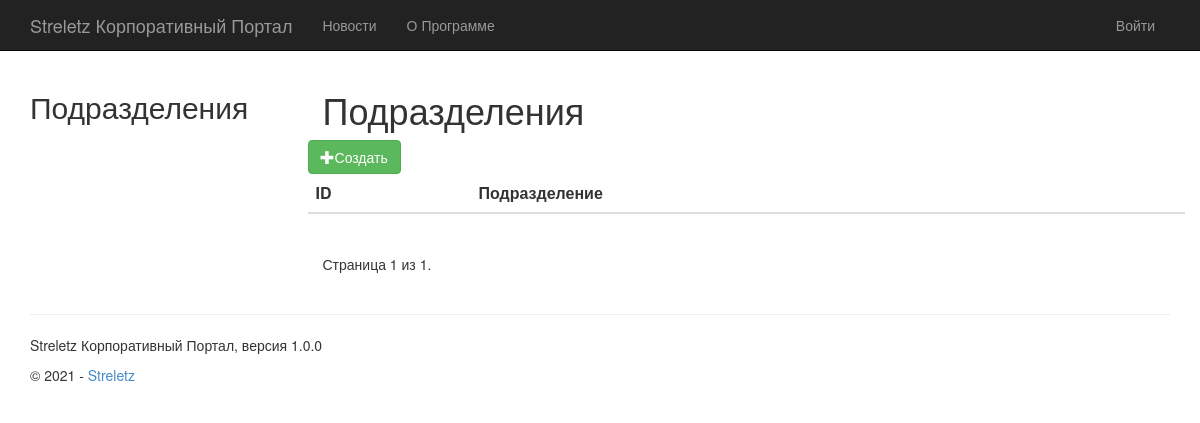
/adminpanel/department, run on an earlier commit of the app's database.
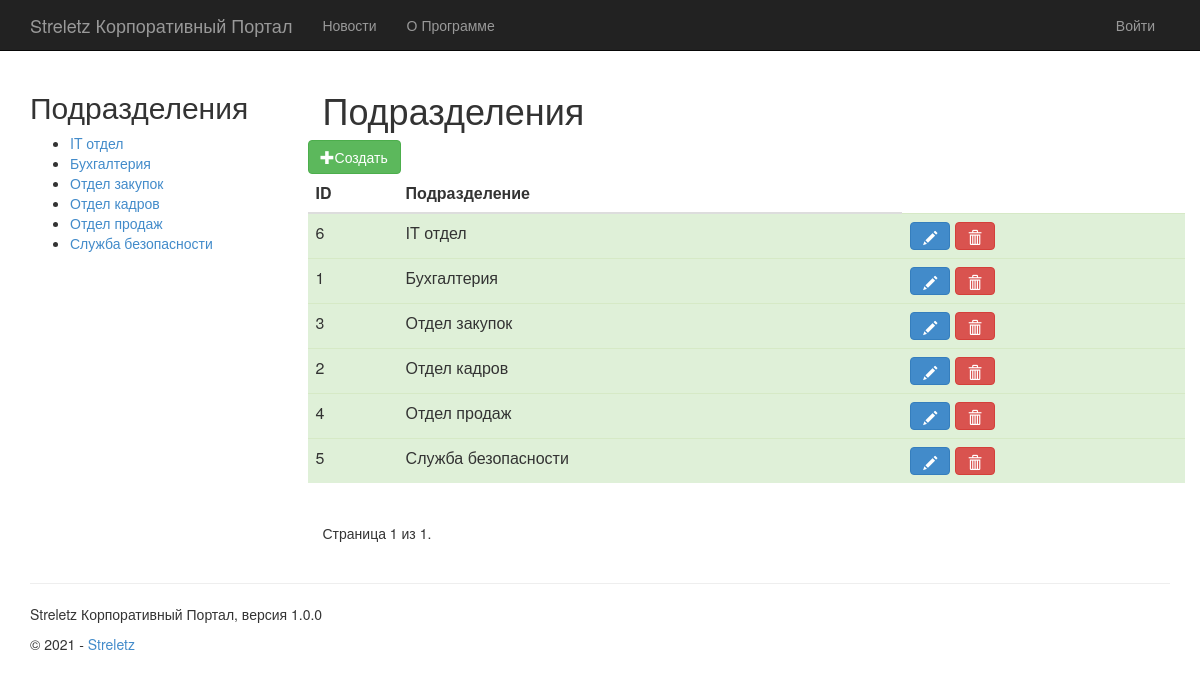
And on a later commit of the database.
### app/models.py (models this page shows, shortened)
class Department(models.Model):
    name = models.CharField(max_length=255, unique=True, verbose_name="Название")
    description = models.TextField(null=True, verbose_name="Описание")
    class Meta:
        verbose_name = "Подразделение"
        verbose_name_plural = "Подразделения"

### app/adminpanel/department/views.py (the view)
# urls.py: path('adminpanel/department', admin_department_views.DepartmentListView.as_view(), name='departments'),
class DepartmentListView(ListView):
    title = 'Подразделения'
    model = Department
    template_name = 'adminpanel/departments/index.html'
    context_object_name = 'departments'
    ordering = ['name']
    paginate_by = settings.APP_ADMINPANEL_PAGINATE_BY
    def get_context_data(self, **kwargs):
        ctx = super(DepartmentListView, self).get_context_data(**kwargs)
        ctx['title'] = self.title
        ctx['app_name'] = APP_NAME
        ctx['version'] = VERSION
        ctx['year'] = YEAR
        return ctx

### app/ui_modules/department_menu.py (called while the page is built)
@register.inclusion_tag(
    '../templates/app/ui_modules/department_menu.html')
def department_menu():
    departments = Department.objects.all().order_by('name')
    return {'departments': departments}

### app/templates/adminpanel/departments/index.html (shortened to what this page needs)
﻿{% extends "app/layout.html" %}
{% block content %}
    <div class="row">
        <div class="col-md-12">
            <h1>Подразделения</h1>
        </div>
    </div>
    <div class="row">
        <a class="btn btn-success" href="{% url 'create_department' %}"><span class="glyphicon glyphicon-plus"></span>Создать</a>
    </div>
    <div class="row">
        <table class="table table-hover">
            <thead>
            <tr>
                <th scope="col">ID</th>
                <th scope="col">Подразделение</th>
            </tr>
            </thead>
            <tbody>
            {% for d in departments %}
                <tr class='success'>
                    <td>{{ d.id }}</td>
                    <td>{{ d.name }}</td>
                    <td>
                        <a class="btn btn-primary" href="{% url 'edit_department' id=d.id %}"><span
                                class="glyphicon glyphicon-pencil"></span></a>
                        <a class="btn btn-danger" href="{% url 'delete_department' id=d.id %}"><span
                                class="glyphicon glyphicon-trash"></span></a>
                    </td>
                </tr>
            {% endfor %}
            </tbody>
        </table>
    </div>
    <div class="pagination">
    <span class="step-links">
        <span class="current">
            Страница {{ page_obj.number }} из {{ page_obj.paginator.num_pages }}.
        </span>
    </span>
    </div>
{% endblock %}

### app/templates/app/layout.html (shortened to what this page needs)
﻿<!DOCTYPE html>
<html>
<head>
    {% load static %}
    <link rel="stylesheet" type="text/css" href="{% static 'app/content/bootstrap.min.css' %}"/>
    <link rel="stylesheet" type="text/css" href="{% static 'app/content/site.css' %}"/>
</head>
<body>
<div class="navbar navbar-inverse navbar-fixed-top">
    <div class="container">
        <div class="navbar-header">
            <a href="/" class="navbar-brand">{{ app_name }}</a>
        </div>
        <div class="navbar-collapse collapse">
            <ul class="nav navbar-nav">
                <li><a href="{% url 'post_content' %}">Новости</a></li>
                <li><a href="{% url 'about' %}">О Программе</a></li>
            </ul>
            {% include 'app/loginpartial.html' %}
        </div>
    </div>
</div>
{% load department_menu %}
<div class="container body-content">
    <div class="row">
        <div class="col-md-3">
            <div class="row">
                <div class="col-md-12">{% department_menu %} </div>
            </div>
        </div>
        <div class="col-md-9">
            {% block content %}{% endblock %}
        </div>
    </div>
    <hr/>
    <footer>
        <p>{{ app_name }}, версия {{ version }}</p>
        <p>&copy; {{ year }} - <a href="http://streletzcoder.ru/">Streletz</a></p>
    </footer>
</div>
</body>
</html>

### app/templates/app/loginpartial.html
{% if user.is_authenticated %}
<form id="logoutForm" action="/logout/" method="post" class="navbar-right">
    {% csrf_token %}
    <ul class="nav navbar-nav navbar-right">
        <li><span class="navbar-brand">Hello {{ user.username }}!</span></li>
        <li><a href="javascript:document.getElementById('logoutForm').submit()">Выйти</a></li>
    </ul>
</form>
{% else %}
<ul class="nav navbar-nav navbar-right">
    <li><a href="{% url 'login' %}">Войти</a></li>
</ul>
{% endif %}

### app/templates/app/ui_modules/department_menu.html
<h2>
    Подразделения
</h2>
<ul>
    {% for d in departments %}
        <li><a href="{% url 'department_content_view' id=d.id %}">{{ d.name }}</a></li>
    {% endfor %}
</ul>

### app/static/app/content/site.css (style rules this page uses)
body { padding-top: 50px; padding-bottom: 20px; }
.body-content { padding-left: 15px; padding-right: 15px; }

What changed in the data, as far as the page shows it:
added Department: name "IT отдел", id "6"
added Department: name "Бухгалтерия", id "1"
added Department: name "Отдел закупок", id "3"
added Department: name "Отдел кадров", id "2"
added Department: name "Отдел продаж", id "4"
added Department: name "Служба безопасности", id "5"
